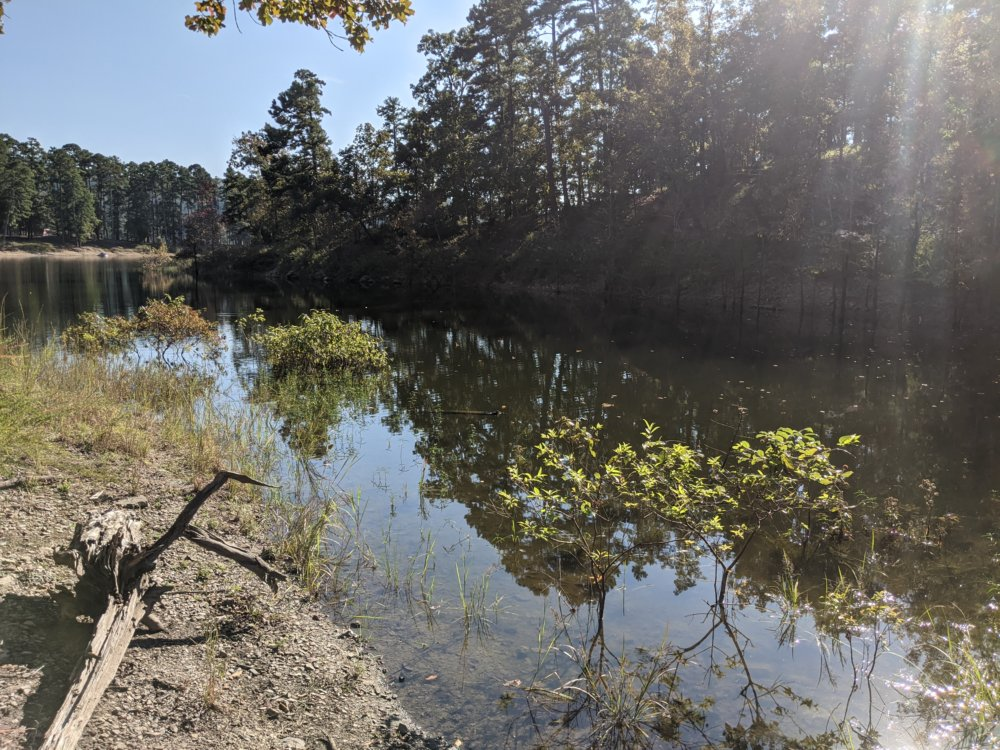
#> input picture A04/input/lakeOne.jpg, 1000 x 750 px
$ python seam.py   (older library calls are emulated)
#> lines starting #> are read from the running program, lines starting #| are printed output that depends on the picture; after the words box and inside, x2 and y2 are one past the last pixel; in counts of white or black regions, pixels touching at a corner belong together
import numpy as np
import cv2
import math
DEBUG=True

# [30 lines left out: functions show, normalize, drawSeam, not called in this run]

def getEdgeImage(img,margin=10):
    kernel = np.float64([[-1, 0, 1]])
    Ix = cv2.filter2D(img, -1, cv2.CV_64F, kernel)
    Iy = cv2.filter2D(img, -1, cv2.CV_64F, kernel)
    I = np.hypot(Ix, Iy)
    m=I.max()
    I[:,:margin]=m
    I[:,-margin:]=m
    return I

def getEnergyMap(img):
    edges=getEdgeImage(img)
    kernel=np.ones(3,np.float64)
    for i in range(1,len(edges)):
        minAbove=cv2.erode(edges[i-1],kernel).T[0]
        edges[i] += minAbove[:, 0]
    return edges

# [20 lines left out: functions getSeam, removeSeam, not called in this run]

img1=cv2.imread("input/lakeOne.jpg")
#> img1 is the input picture: shape (750, 1000, 3); mean B, G, R 102.5, 107.3, 108.1
img2=cv2.imread("input/lakeTwo.jpg")
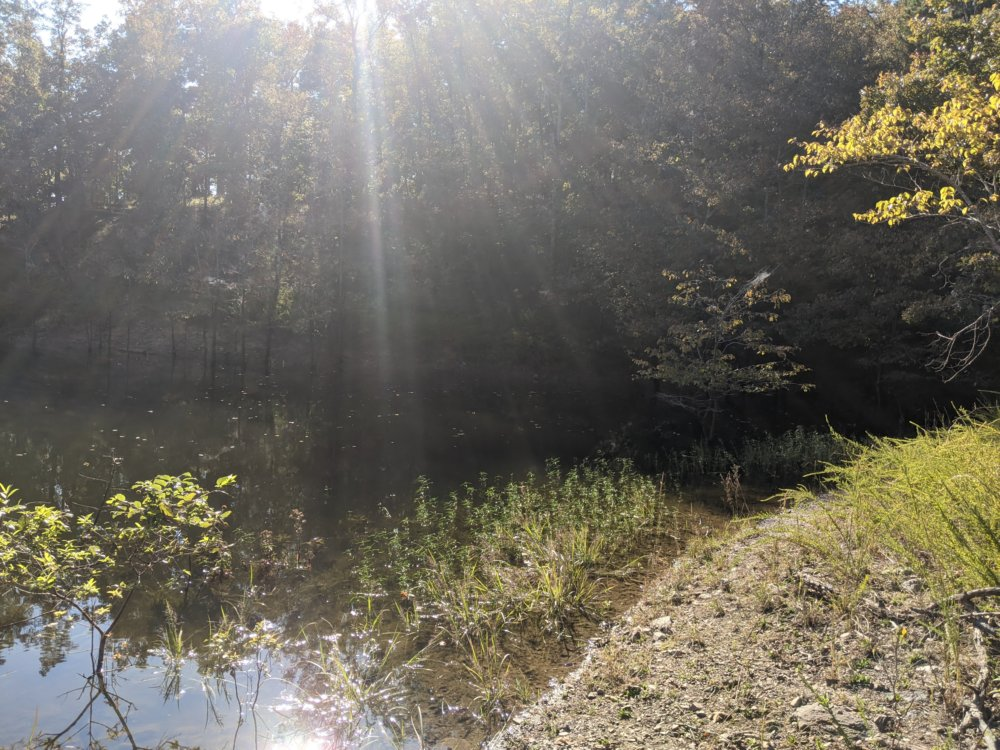
#> input picture A04/input/lakeTwo.jpg, 1000 x 750 px
#> img2 is the input picture: shape (750, 1000, 3); mean B, G, R 98.5, 109.7, 113.7


show(getEnergyMap(img1))
#> in getEdgeImage, `Ix = cv2.filter2D(img, -1, cv2.CV_64F, kernel)`:
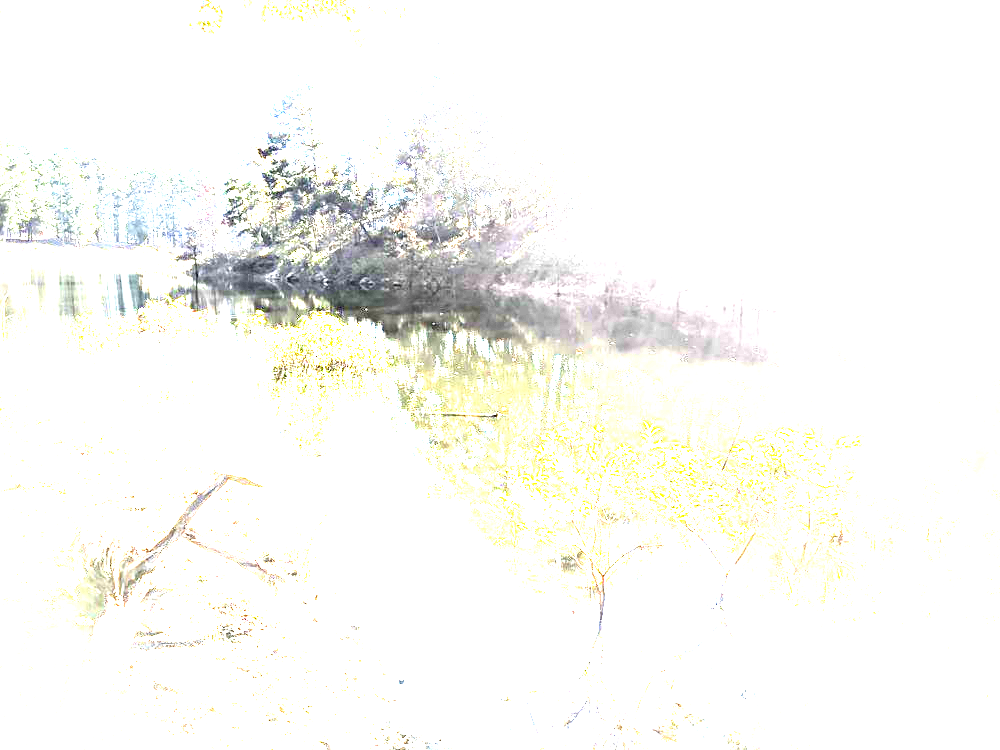
#> Ix: shape (750, 1000, 3); mean B, G, R 244.7, 248.6, 248.6
#> in getEdgeImage, `m=I.max()`: m = 360.5
#> in getEdgeImage, `I[:,:margin]=m`:
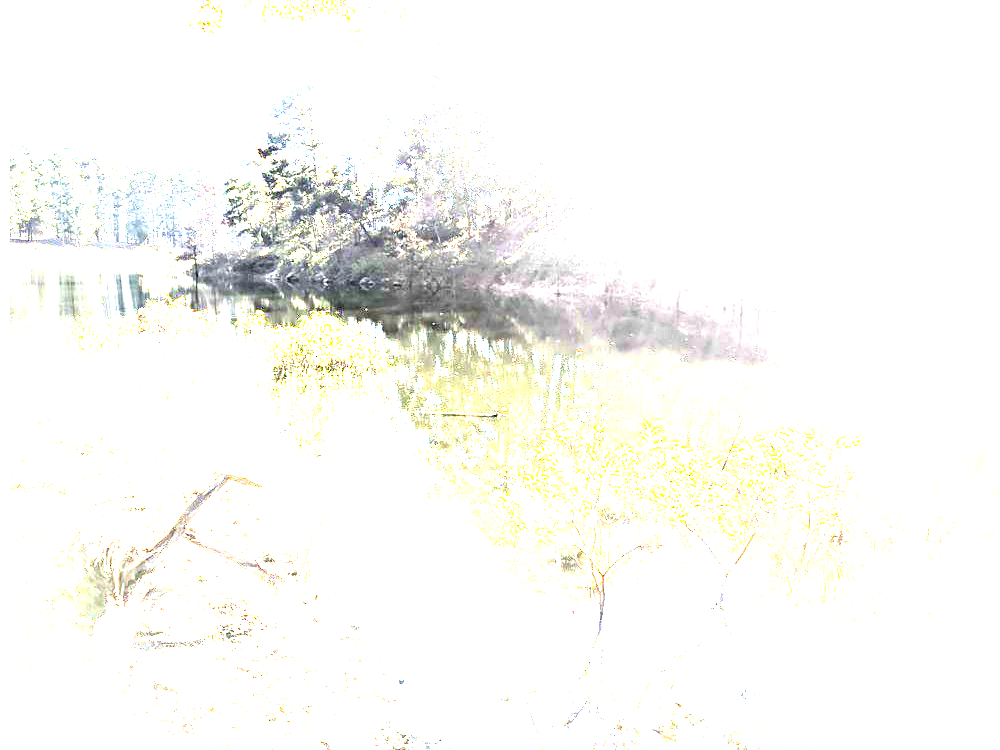
#> I: shape (750, 1000, 3) float16; mean B, G, R 349, 354.8, 354.8; drawn with min black and max white
#> in getEdgeImage, `I[:,-margin:]=m`: I: shape (750, 1000, 3) float16; 0.02% of pixels changed, all inside (x1, y1, x2, y2) = (990, 379, 1000, 624)
#> the loop in getEnergyMap, `for i in range(1,len(edges)):` made 1 pass
#> (the run stopped early here; a loop or call above may not have finished)
